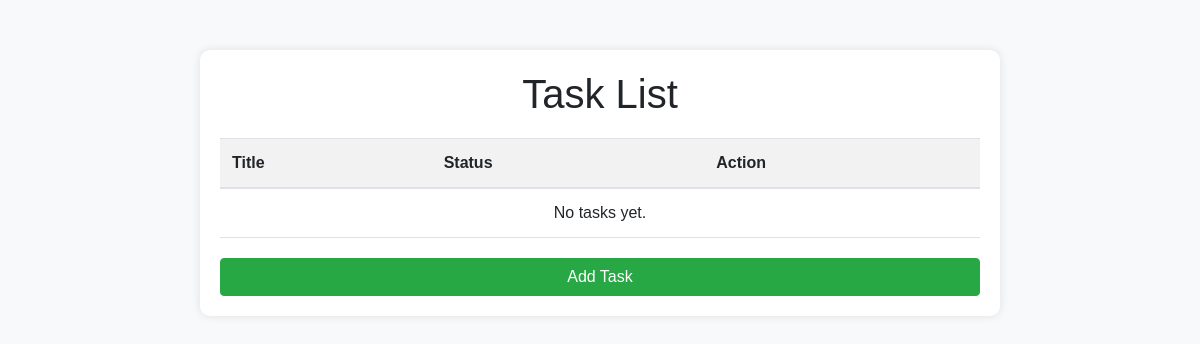
Before: / with the older database file.
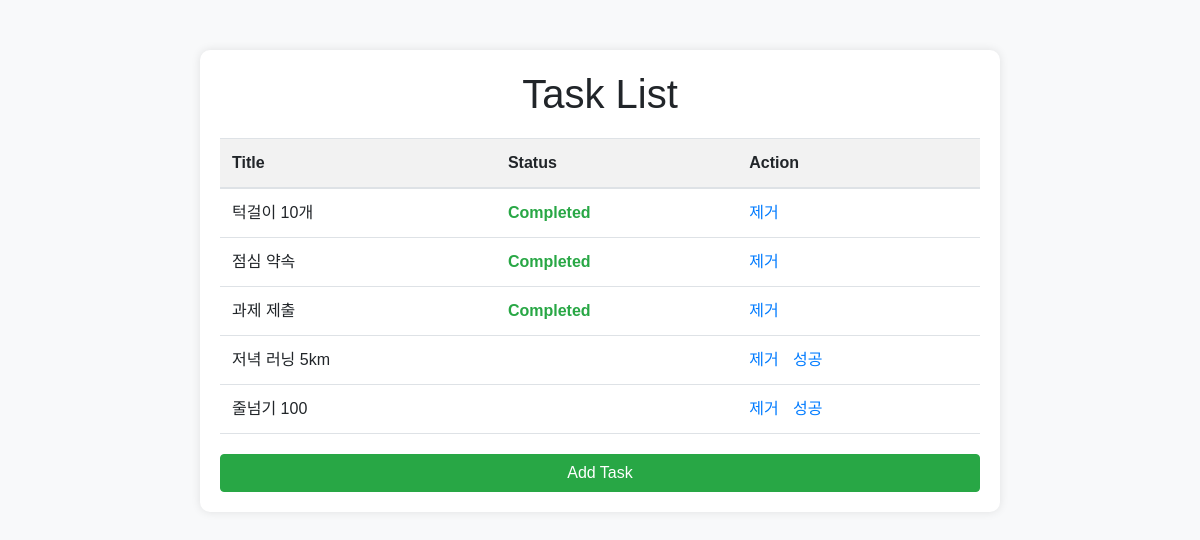
After: the same page with the newer database file.
### app/models.py (models this page shows, shortened)
class Task(models.Model):
    title = models.CharField(max_length=200)
    completed = models.BooleanField(default=False)

### app/views.py (the view)
# urls.py: path('', views.task_list, name='task_list'),
def task_list(request):
    tasks = Task.objects.all()
    return render(request, 'app/task_list.html', {'tasks': tasks})

### app/templates/app/task_list.html (shortened to what this page needs)
<!DOCTYPE html>
<html lang="en">
  <head>
    <link
      rel="stylesheet"
      href="https://stackpath.bootstrapcdn.com/bootstrap/4.5.2/css/bootstrap.min.css"
    />
  </head>
  <body>
    <div class="container mt-5">
      <h1>Task List</h1>
      <table class="table">
        <thead>
          <tr>
            <th>Title</th>
            <th>Status</th>
            <th>Action</th>
          </tr>
        </thead>
        <tbody>
          {% for task in tasks %}
          <tr>
            <td>{{ task.title }}</td>
            <td {% if task.completed %} class="completed" {% endif %}>
              {% if task.completed %}Completed{% endif %}
            </td>
            <td class="action-links">
              <a href="{% url 'delete_task' task.id %}">제거</a>
              {% if not task.completed %}
              <a href="{% url 'complete_task' task.id %}">성공</a>
              {% endif %}
            </td>
          </tr>
          {% empty %}
          <tr>
            <td colspan="3" class="text-center">No tasks yet.</td>
          </tr>
          {% endfor %}
        </tbody>
      </table>
      <a href="{% url 'add_task' %}" class="add-task-link btn btn-success"
        >Add Task</a
      >
    </div>
  </body>
</html>

### app/templates/app/task_list.html (style rules this page uses)
body { background-color: #f8f9fa; font-family: Arial, sans-serif; margin: 50px; }
.container { max-width: 800px; background-color: #fff; border-radius: 10px; padding: 20px; box-shadow: 0px 0px 10px rgba(0, 0, 0, 0.1); }
h1 { text-align: center; margin-bottom: 20px; }
table { width: 100%; border-collapse: collapse; }
th, td { padding: 8px; border-bottom: 1px solid #dee2e6; }
th { background-color: #f2f2f2; text-align: left; }
.completed { color: #28a745; font-weight: bold; }
.action-links a { color: #007bff; text-decoration: none; margin-right: 10px; }
.add-task-link { display: block; margin-top: 20px; text-align: center; }

Changed rows visible on the page:
added Task: title "턱걸이 10개", completed "Completed"
added Task: title "점심 약속", completed "Completed"
added Task: title "과제 제출", completed "Completed"
added Task: title "저녁 러닝 5km", completed False (drawn)
added Task: title "줄넘기 100", completed False (drawn)
Other visible differences:
text no longer shown: "No tasks yet."
